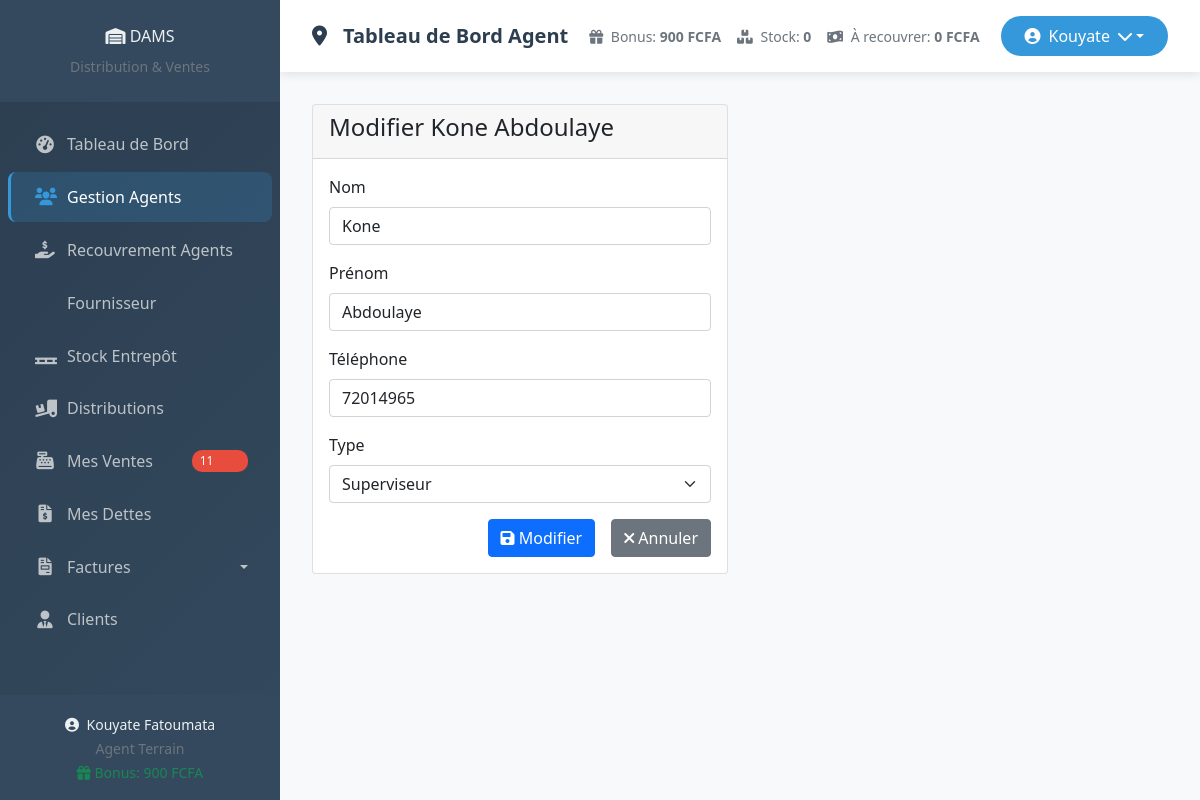
The app's page /agents/modifier/2/ (signed in) with its own data.
### core/models.py (models this page shows, shortened)
class BonusAgent(models.Model):
    agent = models.OneToOneField(
        Agent,
        on_delete=models.CASCADE,
        related_name='bonus'
    )
    nombre_produits_recouverts = models.PositiveIntegerField(default=0)
    total_bonus = models.DecimalField(max_digits=10, decimal_places=2, default=0)
    date_mise_a_jour = models.DateTimeField(auto_now=True)

class Agent(models.Model):
    TYPE_AGENT_CHOICES = (
        ('direction', 'Direction'),
        ('entrepot', 'Superviseur'),
        ('terrain', 'Agent'),
        ('stagiaire', 'Stagiaire'),
    )
    user = models.OneToOneField(User, on_delete=models.CASCADE)
    type_agent = models.CharField(max_length=50, choices=TYPE_AGENT_CHOICES)
    telephone = models.CharField(max_length=50, blank=True, null=True)
    ajustement_solde = models.DecimalField(
        max_digits=12,
        decimal_places=2,
        default=0,
        help_text="Ajustement manuel du solde (+/- FCFA)"
    )
    date_creation = models.DateTimeField(auto_now_add=True)
    date_expiration = models.DateTimeField(
    "Date d’expiration (stagiaire)",
    blank=True, null=True
    )
    @property
    def est_stagiaire(self):
        return self.type_agent == 'stagiaire'
    @property
    def full_name(self):
        return self.user.get_full_name() or self.user.username

### core/views.py (the view)
# urls.py: path('agents/modifier/<int:agent_id>/', views.modifier_agent, name='modifier_agent'),
@login_required
def modifier_agent(request, agent_id):
    agent = get_object_or_404(Agent, id=agent_id)
    if request.method == 'POST':
        form = AgentModificationForm(request.POST, instance=agent)
        if form.is_valid():
            ancien_type = agent.type_agent
            agent_modifie = form.save()
            if ancien_type == 'stagiaire' and not agent_modifie.est_stagiaire:
                messages.success(request, f"✅ {agent_modifie.full_name} promu {agent_modifie.get_type_agent_display()} !")
            else:
                messages.success(request, f"✅ Agent modifié avec succès !")
            return redirect('liste_agents')
    else:
        form = AgentModificationForm(instance=agent)
    return render(request, 'core/agents/modifier_agent.html', {
        'form': form,
        'agent': agent
    })

### core/templates/core/agents/modifier_agent.html (shortened to what this page needs)
{% extends 'base.html' %}
{% block content %}
<div class="container">
    <div class="row">
        <div class="col-md-6">
            <div class="card">
                <div class="card-header">
                    <h4>Modifier {{ agent.full_name }}</h4>
                </div>
                <div class="card-body">
                    <form method="post">
                        <div class="mb-3">
                            <label class="form-label">Nom</label>
                            {{ form.nom }}
                        </div>
                        <div class="mb-3">
                            <label class="form-label">Prénom</label>
                            {{ form.prenom }}
                        </div>
                        <div class="mb-3">
                            <label class="form-label">Téléphone</label>
                            {{ form.telephone }}
                        </div>
                        <div class="mb-3">
                            <label class="form-label">Type</label>
                            {{ form.type_agent }}
                        </div>
                        <div class="d-grid gap-2 d-md-flex justify-content-md-end">
                            <button type="submit" class="btn btn-primary me-md-2">
                                <i class="fas fa-save"></i>
                                {% if agent.est_stagiaire %}Promouvoir{% else %}Modifier{% endif %}
                            </button>
                            <a href="{% url 'liste_agents' %}" class="btn btn-secondary">
                                <i class="fas fa-times"></i> Annuler
                            </a>
                        </div>
                    </form>
                </div>
            </div>
        </div>
    </div>
</div>
{% endblock %}

### core/templates/base.html (shortened to what this page needs)
<!DOCTYPE html>
<html lang="fr">
<head>
    <link href="https://cdn.jsdelivr.net/npm/bootstrap@5.1.3/dist/css/bootstrap.min.css" rel="stylesheet">
    <link rel="stylesheet" href="https://cdnjs.cloudflare.com/ajax/libs/font-awesome/6.0.0/css/all.min.css">
</head>
<body>
    <div class="container-fluid p-0">
        <div class="row g-0">
            <div class="sidebar d-flex flex-column" id="sidebar">
                <div class="sidebar-header">
                        <i class="fas fa-warehouse"></i>
                        <span>DAMS</span>
                    <small class="text-muted mt-2 d-block">Distribution & Ventes</small>
                </div>
                <div class="sidebar-nav">
                     {% if agent.type_agent == 'terrain' or agent.type_agent == 'stagiaire' %}
                    <div class="nav flex-column">
                        <a class="nav-link {% if request.resolver_match.url_name == 'dashboard_agent' %}active{% endif %}"
                           href="{% url 'dashboard_agent' %}">
                            <i class="fas fa-tachometer-alt"></i>
                            <span>Tableau de Bord</span>
                            <span class="agent-badge">Agent</span>
                        </a>
                        <a class="nav-link {% if request.resolver_match.url_name == 'mon_stock' %}active{% endif %}"
                           href="{% url 'mon_stock' %}">
                            <i class="fas fa-boxes"></i>
                            <span>Mon Stock</span>
                            {% if alertes_stock_count %}
                            <span class="nav-badge">{{ alertes_stock_count }}</span>
                            {% endif %}
                        </a>
                        <a class="nav-link {% if request.resolver_match.url_name == 'mes_distributions' %}active{% endif %}"
                           href="{% url 'mes_distributions' %}">
                            <i class="fas fa-truck-loading"></i>
                            <span>Mes Distributions</span>
                            {% if nouvelles_distributions_count %}
                            <span class="nav-badge">{{ nouvelles_distributions_count }}</span>
                            {% endif %}
                        </a>
                        <a class="nav-link {% if request.resolver_match.url_name in 'enregistrer_vente,liste_ventes,detail_vente' %}active{% endif %}"
                           href="{% url 'liste_ventes' %}">
                            <i class="fas fa-cash-register"></i>
                            <span>Mes Ventes</span>
                            {% if mes_ventes_count %}
                            <span class="nav-badge">{{ mes_ventes_count }}</span>
                            {% endif %}
                        </a>
                        <a class="nav-link {% if request.resolver_match.url_name in 'liste_dettes,detail_dette,enregistrer_paiement_dette,creer_dette' %}active{% endif %}"
                           href="{% url 'liste_dettes' %}">
                            <i class="fas fa-file-invoice-dollar"></i>
                            <span>Mes Dettes</span>
                            {% if mes_dettes_count %}
                            <span class="nav-badge">{{ mes_dettes_count }}</span>
                            {% endif %}
                        </a>
                        <a class="nav-link {% if request.resolver_match.url_name in 'liste_clients,ajouter_client,modifier_client,detail_client' %}active{% endif %}"
                           href="{% url 'liste_clients' %}">
                            <i class="fas fa-user-tie"></i>
                            <span>Mes Clients</span>
                            {% if mes_clients_count %}
                            <span class="nav-badge">{{ mes_clients_count }}</span>
                            {% endif %}
                        </a>
                        <a class="nav-link {% if request.resolver_match.url_name == 'consulter_bonus' %}active{% endif %}"
                           href="{% url 'consulter_bonus' %}">
                            <i class="fas fa-gift"></i>
                            <span>Mes Bonus</span>
                            {% if mes_bonus %}
                            <span class="nav-badge">{{ mes_bonus|floatformat:0 }}F</span>
                            {% endif %}
                        </a>
                    </div>
                    {% else %}
                    <div class="nav flex-column">
                        <a class="nav-link {% if request.resolver_match.url_name == 'tableau_de_bord_superviseur' %}active{% endif %}"
                           href="{% url 'tableau_de_bord_superviseur' %}">
                            <i class="fas fa-tachometer-alt"></i>
                            <span>Tableau de Bord</span>
                        </a>
                        <a class="nav-link {% if request.resolver_match.url_name in 'liste_agents,ajouter_agent,modifier_agent,detail_agent' %}active{% endif %}"
                           href="{% url 'liste_agents' %}">
                            <i class="fas fa-users"></i>
                            <span>Gestion Agents</span>
                        </a>
    <a class="nav-link" href="{% url 'liste_agents_recouvrement' %}">
        <i class="fas fa-hand-holding-usd"></i>
        <span>Recouvrement Agents</span>
    </a>
    <a class="nav-link" href="{% url 'liste_fournisseurs' %}">
        <span>Fournisseur</span>
    </a>
                        <a class="nav-link {% if request.resolver_match.url_name in 'liste_lots,ajouter_lot,modifier_lot' %}active{% endif %}"
                           href="{% url 'liste_lots' %}">
                            <i class="fas fa-pallet"></i>
                            <span>Stock Entrepôt</span>
                        </a>
                        <a class="nav-link {% if request.resolver_match.url_name in 'liste_distributions,creer_distribution,detail_distribution' %}active{% endif %}"
                           href="{% url 'liste_distributions' %}">
                            <i class="fas fa-truck-loading"></i>
                            <span>Distributions</span>
                        </a>
                        <a class="nav-link {% if request.resolver_match.url_name in 'enregistrer_vente,liste_ventes,detail_vente' %}active{% endif %}"
                           href="{% url 'liste_ventes' %}">
                            <i class="fas fa-cash-register"></i>
                            <span>Mes Ventes</span>
                            {% if mes_ventes_count %}
                            <span class="nav-badge">{{ mes_ventes_count }}</span>
                            {% endif %}
                        </a>
                        <a class="nav-link {% if request.resolver_match.url_name in 'liste_dettes,detail_dette,enregistrer_paiement_dette,creer_dette' %}active{% endif %}"
                           href="{% url 'liste_dettes' %}">
                            <i class="fas fa-file-invoice-dollar"></i>
                            <span>Mes Dettes</span>
                        </a>
                        <div class="nav-item dropdown">
                            <a class="nav-link dropdown-toggle" href="#" role="button" data-bs-toggle="dropdown">
                                <i class="fas fa-file-invoice"></i>
                                <span>Factures</span>
                            </a>
                        </div>
                        <a class="nav-link {% if request.resolver_match.url_name in 'liste_clients,ajouter_client,modifier_client,detail_client' %}active{% endif %}"
                           href="{% url 'liste_clients' %}">
                            <i class="fas fa-user-tie"></i>
                            <span>Clients</span>
                        </a>
                    </div>
                    {% endif %}
                </div>
                <div class="sidebar-footer">
                    <div class="user-info text-center">
                        <small>
                            <i class="fas fa-user-circle me-1"></i>
                            {{ request.user.get_full_name|default:request.user.username }}
                        </small>
                        <br>
                        <small class="text-muted">
                            {% if request.user.agent.type_agent == 'direction' %}
                                Direction
                            {% elif request.user.agent.type_agent == 'superviseur' %}
                                Superviseur
                            {% else %}
                                Agent Terrain
                            {% endif %}
                        </small>
                        {% if request.user.agent and request.user.agent.type_agent == 'terrain' %}
                        <br>
                        <small class="text-success">
                            <i class="fas fa-gift"></i>
                            Bonus: {{ request.user.agent.bonus.total_bonus|default:0|floatformat:0 }} FCFA
                        </small>
                        {% endif %}
                    </div>
                </div>
            </div>
            <div class="main-content" id="mainContent">
                <nav class="navbar navbar-custom">
                    <div class="container-fluid">
                        <div class="d-flex justify-content-between align-items-center w-100 flex-wrap gap-2">
                            <span class="navbar-brand-custom">
                                <i class="fas
                                    {% if 'dashboard' in request.resolver_match.url_name %}fa-tachometer-alt
                                    {% elif 'vente' in request.resolver_match.url_name %}fa-cash-register
                                    {% elif 'dette' in request.resolver_match.url_name %}fa-file-invoice-dollar
                                    {% elif 'client' in request.resolver_match.url_name %}fa-user-tie
                                    {% elif 'bonus' in request.resolver_match.url_name %}fa-gift
                                    {% else %}fa-map-marker-alt{% endif %}
                                    me-2"></i>
                                {% block page_title %}
                                    {% if request.user.agent.type_agent == 'terrain' %}
                                        Tableau de Bord Agent
                                    {% else %}
                                        Tableau de Bord
                                    {% endif %}
                                {% endblock %}
                            </span>
                            {% if request.user.agent.type_agent == 'terrain' %}
                            <div class="d-flex gap-3 flex-wrap">
                                <small class="text-muted">
                                    <i class="fas fa-gift me-1"></i>
                                    Bonus: <strong>{{ request.user.agent.bonus.total_bonus|default:0|floatformat:0 }} FCFA</strong>
                                </small>
                                <small class="text-muted">
                                    <i class="fas fa-boxes me-1"></i>
                                    Stock: <strong>{{ mes_stock_disponible|default:0 }}</strong>
                                </small>
                                <small class="text-muted">
                                    <i class="fas fa-money-bill-wave me-1"></i>
                                    À recouvrer: <strong>{{ mes_montant_recouvrer|default:0 }} FCFA</strong>
                                </small>
                            </div>
                            {% endif %}
                            <div class="dropdown user-dropdown">
                                <button class="btn dropdown-toggle d-flex align-items-center"
                                        type="button"
                                        data-bs-toggle="dropdown">
                                    <i class="fas fa-user-circle me-2"></i>
                                    {{ request.user.first_name }}
                                    <i class="fas fa-chevron-down ms-2"></i>
                                </button>
                            </div>
                        </div>
                    </div>
                </nav>
                <div class="content-wrapper">
                    {% block content %}{% endblock %}
                </div>
            </div>
        </div>
    </div>
</body>
</html>

### records on screen
Agent: full_name "Kone Abdoulaye", telephone "72014965", type_agent "Superviseur"

### other values on screen
{{ mes_ventes_count }} "11"
{{ request.user.get_full_name|default:request.user.username }} "Kouyate Fatoumata"
{{ request.user.agent.bonus.total_bonus|default:0|floatformat:0 }} "900"
{{ mes_stock_disponible|default:0 }} "0"
{{ mes_montant_recouvrer|default:0 }} "0"
{{ request.user.first_name }} "Kouyate"
